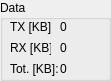
   <widget class="QGroupBox" name="groupBox_3">
    <property name="geometry">
     <rect>
      <x>220</x>
      <y>195</y>
      <width>111</width>
      <height>81</height>
     </rect>
    </property>
    <property name="title">
     <string>Data</string>
    </property>
    <widget class="QLabel" name="statusRxBytes">
     <property name="geometry">
      <rect>
       <x>60</x>
       <y>38</y>
       <width>51</width>
       <height>20</height>
      </rect>
     </property>
     <property name="text">
      <string>0</string>
     </property>
    </widget>
    <widget class="QLabel" name="labelRXBytes">
     <property name="geometry">
      <rect>
       <x>10</x>
       <y>40</y>
       <width>41</width>
       <height>16</height>
      </rect>
     </property>
     <property name="text">
      <string>RX [KB]:</string>
     </property>
    </widget>
    <widget class="QLabel" name="labelTXBytes">
     <property name="geometry">
      <rect>
       <x>10</x>
       <y>19</y>
       <width>41</width>
       <height>16</height>
      </rect>
     </property>
     <property name="text">
      <string>TX [KB]:</string>
     </property>
    </widget>
    <widget class="QLabel" name="statusTxBytes">
     <property name="geometry">
      <rect>
       <x>60</x>
       <y>17</y>
       <width>51</width>
       <height>20</height>
      </rect>
     </property>
     <property name="text">
      <string>0</string>
     </property>
    </widget>
    <widget class="QLabel" name="labelRXTXBytes">
     <property name="geometry">
      <rect>
       <x>10</x>
       <y>61</y>
       <width>51</width>
       <height>16</height>
      </rect>
     </property>
     <property name="text">
      <string>Tot. [KB]:</string>
     </property>
    </widget>
    <widget class="QLabel" name="statusRxTxBytes">
     <property name="geometry">
      <rect>
       <x>60</x>
       <y>59</y>
       <width>51</width>
       <height>20</height>
      </rect>
     </property>
     <property name="text">
      <string>0</string>
     </property>
    </widget>
   </widget>
